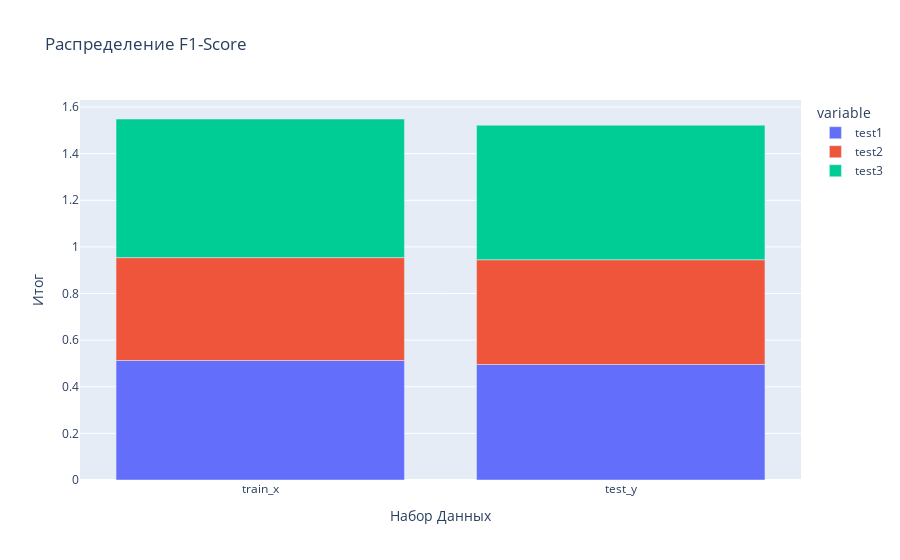

The notebook cell this image was saved under:
### Code cell
#create the bar chart
fig = px.bar(graph_data,
              title='Распределение F1-Score')

#set the title of the axis
fig.update_layout(
    xaxis_title_text='Набор Данных',
    yaxis_title_text='Итог',
)

fig.show()

### Figure 1 — Plotly figure (JSON) as saved in the notebook; plotly's stock layout.template omitted (floating-point values rounded to 4 significant figures)
{"data": [{"alignmentgroup": "True", "hovertemplate": "variable=test1<br>index=%{x}<br>value=%{y}<extra></extra>", "legendgroup": "test1", "marker": {"color": "#636efa", "pattern": {"shape": ""}}, "name": "test1", "offsetgroup": "test1", "orientation": "v", "showlegend": true, "textposition": "auto", "type": "bar", "x": ["train_x", "test_y"], "xaxis": "x", "y": [0.5126, 0.4957], "yaxis": "y"}, {"alignmentgroup": "True", "hovertemplate": "variable=test2<br>index=%{x}<br>value=%{y}<extra></extra>", "legendgroup": "test2", "marker": {"color": "#EF553B", "pattern": {"shape": ""}}, "name": "test2", "offsetgroup": "test2", "orientation": "v", "showlegend": true, "textposition": "auto", "type": "bar", "x": ["train_x", "test_y"], "xaxis": "x", "y": [0.4415, 0.4494], "yaxis": "y"}, {"alignmentgroup": "True", "hovertemplate": "variable=test3<br>index=%{x}<br>value=%{y}<extra></extra>", "legendgroup": "test3", "marker": {"color": "#00cc96", "pattern": {"shape": ""}}, "name": "test3", "offsetgroup": "test3", "orientation": "v", "showlegend": true, "textposition": "auto", "type": "bar", "x": ["train_x", "test_y"], "xaxis": "x", "y": [0.5946, 0.5772], "yaxis": "y"}], "layout": {"barmode": "relative", "legend": {"title": {"text": "variable"}, "tracegroupgap": 0}, "title": {"text": "Распределение F1-Score"}, "xaxis": {"anchor": "y", "domain": [0, 1], "title": {"text": "Набор Данных"}}, "yaxis": {"anchor": "x", "domain": [0, 1], "title": {"text": "Итог"}}}}
